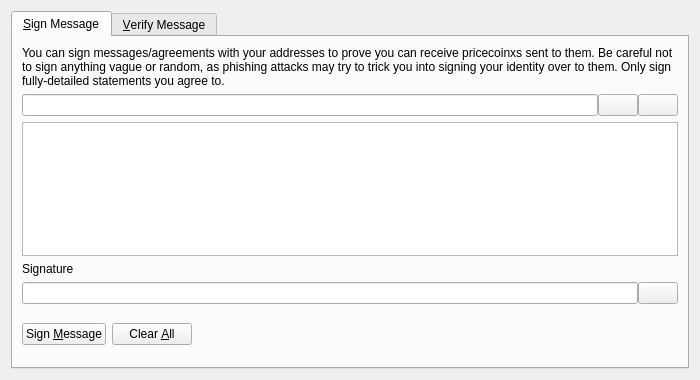
<?xml version="1.0" encoding="UTF-8"?>
<ui version="4.0">
 <class>SignVerifyMessageDialog</class>
 <widget class="QDialog" name="SignVerifyMessageDialog">
  <property name="geometry">
   <rect>
    <x>0</x>
    <y>0</y>
    <width>700</width>
    <height>380</height>
   </rect>
  </property>
  <property name="windowTitle">
   <string>Signatures - Sign / Verify a Message</string>
  </property>
  <property name="modal">
   <bool>true</bool>
  </property>
  <layout class="QVBoxLayout" name="verticalLayout">
   <item>
    <widget class="QTabWidget" name="tabWidget">
     <property name="currentIndex">
      <number>0</number>
     </property>
     <widget class="QWidget" name="tabSignMessage">
      <attribute name="title">
       <string>&amp;Sign Message</string>
      </attribute>
      <layout class="QVBoxLayout" name="verticalLayout_SM">
       <item>
        <widget class="QLabel" name="infoLabel_SM">
         <property name="text">
          <string>You can sign messages/agreements with your addresses to prove you can receive pricecoinxs sent to them. Be careful not to sign anything vague or random, as phishing attacks may try to trick you into signing your identity over to them. Only sign fully-detailed statements you agree to.</string>
         </property>
         <property name="textFormat">
          <enum>Qt::PlainText</enum>
         </property>
         <property name="wordWrap">
          <bool>true</bool>
         </property>
        </widget>
       </item>
       <item>
        <layout class="QHBoxLayout" name="horizontalLayout_1_SM">
         <property name="spacing">
          <number>0</number>
         </property>
         <item>
          <widget class="QValidatedLineEdit" name="addressIn_SM">
           <property name="toolTip">
            <string>The PricecoinX address to sign the message with</string>
           </property>
          </widget>
         </item>
         <item>
          <widget class="QPushButton" name="addressBookButton_SM">
           <property name="toolTip">
            <string>Choose previously used address</string>
           </property>
           <property name="text">
            <string/>
           </property>
           <property name="icon">
            <iconset resource="../bitcoin.qrc">
             <normaloff>:/icons/address-book</normaloff>:/icons/address-book</iconset>
           </property>
           <property name="shortcut">
            <string>Alt+A</string>
           </property>
           <property name="autoDefault">
            <bool>false</bool>
           </property>
          </widget>
         </item>
         <item>
          <widget class="QPushButton" name="pasteButton_SM">
           <property name="toolTip">
            <string>Paste address from clipboard</string>
           </property>
           <property name="text">
            <string/>
           </property>
           <property name="icon">
            <iconset resource="../bitcoin.qrc">
             <normaloff>:/icons/editpaste</normaloff>:/icons/editpaste</iconset>
           </property>
           <property name="shortcut">
            <string>Alt+P</string>
           </property>
           <property name="autoDefault">
            <bool>false</bool>
           </property>
          </widget>
         </item>
        </layout>
       </item>
       <item>
        <widget class="QPlainTextEdit" name="messageIn_SM">
         <property name="toolTip">
          <string>Enter the message you want to sign here</string>
         </property>
        </widget>
       </item>
       <item>
        <widget class="QLabel" name="signatureLabel_SM">
         <property name="text">
          <string>Signature</string>
         </property>
         <property name="textFormat">
          <enum>Qt::PlainText</enum>
         </property>
        </widget>
       </item>
       <item>
        <layout class="QHBoxLayout" name="horizontalLayout_2_SM">
         <property name="spacing">
          <number>0</number>
         </property>
         <item>
          <widget class="QLineEdit" name="signatureOut_SM">
           <property name="font">
            <font>
             <italic>true</italic>
            </font>
           </property>
           <property name="readOnly">
            <bool>true</bool>
           </property>
          </widget>
         </item>
         <item>
          <widget class="QPushButton" name="copySignatureButton_SM">
           <property name="toolTip">
            <string>Copy the current signature to the system clipboard</string>
           </property>
           <property name="text">
            <string/>
           </property>
           <property name="icon">
            <iconset resource="../bitcoin.qrc">
             <normaloff>:/icons/editcopy</normaloff>:/icons/editcopy</iconset>
           </property>
           <property name="autoDefault">
            <bool>false</bool>
           </property>
          </widget>
         </item>
        </layout>
       </item>
       <item>
        <layout class="QHBoxLayout" name="horizontalLayout_3_SM">
         <item>
          <widget class="QPushButton" name="signMessageButton_SM">
           <property name="toolTip">
            <string>Sign the message to prove you own this PricecoinX address</string>
           </property>
           <property name="text">
            <string>Sign &amp;Message</string>
           </property>
           <property name="icon">
            <iconset resource="../bitcoin.qrc">
             <normaloff>:/icons/edit</normaloff>:/icons/edit</iconset>
           </property>
           <property name="autoDefault">
            <bool>false</bool>
           </property>
          </widget>
         </item>
         <item>
          <widget class="QPushButton" name="clearButton_SM">
           <property name="toolTip">
            <string>Reset all sign message fields</string>
           </property>
           <property name="text">
            <string>Clear &amp;All</string>
           </property>
           <property name="icon">
            <iconset resource="../bitcoin.qrc">
             <normaloff>:/icons/remove</normaloff>:/icons/remove</iconset>
           </property>
           <property name="autoDefault">
            <bool>false</bool>
           </property>
          </widget>
         </item>
         <item>
          <spacer name="horizontalSpacer_1_SM">
           <property name="orientation">
            <enum>Qt::Horizontal</enum>
           </property>
           <property name="sizeHint" stdset="0">
            <size>
             <width>40</width>
             <height>48</height>
            </size>
           </property>
          </spacer>
         </item>
         <item>
          <widget class="QLabel" name="statusLabel_SM">
           <property name="font">
            <font>
             <weight>75</weight>
             <bold>true</bold>
            </font>
           </property>
           <property name="text">
            <string/>
           </property>
           <property name="wordWrap">
            <bool>true</bool>
           </property>
          </widget>
         </item>
         <item>
          <spacer name="horizontalSpacer_2_SM">
           <property name="orientation">
            <enum>Qt::Horizontal</enum>
           </property>
           <property name="sizeHint" stdset="0">
            <size>
             <width>40</width>
             <height>48</height>
            </size>
           </property>
          </spacer>
         </item>
        </layout>
       </item>
      </layout>
     </widget>
     <widget class="QWidget" name="tabVerifyMessage">
      <attribute name="title">
       <string>&amp;Verify Message</string>
      </attribute>
      <layout class="QVBoxLayout" name="verticalLayout_VM">
       <item>
        <widget class="QLabel" name="infoLabel_VM">
         <property name="text">
          <string>Enter the receiver's address, message (ensure you copy line breaks, spaces, tabs, etc. exactly) and signature below to verify the message. Be careful not to read more into the signature than what is in the signed message itself, to avoid being tricked by a man-in-the-middle attack. Note that this only proves the signing party receives with the address, it cannot prove sendership of any transaction!</string>
         </property>
         <property name="textFormat">
          <enum>Qt::PlainText</enum>
         </property>
         <property name="alignment">
          <set>Qt::AlignLeading|Qt::AlignLeft|Qt::AlignTop</set>
         </property>
         <property name="wordWrap">
          <bool>true</bool>
         </property>
        </widget>
       </item>
       <item>
        <layout class="QHBoxLayout" name="horizontalLayout_1_VM">
         <property name="spacing">
          <number>0</number>
         </property>
         <item>
          <widget class="QValidatedLineEdit" name="addressIn_VM">
           <property name="toolTip">
            <string>The PricecoinX address the message was signed with</string>
           </property>
          </widget>
         </item>
         <item>
          <widget class="QPushButton" name="addressBookButton_VM">
           <property name="toolTip">
            <string>Choose previously used address</string>
           </property>
           <property name="text">
            <string/>
           </property>
           <property name="icon">
            <iconset resource="../bitcoin.qrc">
             <normaloff>:/icons/address-book</normaloff>:/icons/address-book</iconset>
           </property>
           <property name="shortcut">
            <string>Alt+A</string>
           </property>
           <property name="autoDefault">
            <bool>false</bool>
           </property>
          </widget>
         </item>
        </layout>
       </item>
       <item>
        <widget class="QPlainTextEdit" name="messageIn_VM"/>
       </item>
       <item>
        <widget class="QValidatedLineEdit" name="signatureIn_VM"/>
       </item>
       <item>
        <layout class="QHBoxLayout" name="horizontalLayout_2_VM">
         <item>
          <widget class="QPushButton" name="verifyMessageButton_VM">
           <property name="toolTip">
            <string>Verify the message to ensure it was signed with the specified PricecoinX address</string>
           </property>
           <property name="text">
            <string>Verify &amp;Message</string>
           </property>
           <property name="icon">
            <iconset resource="../bitcoin.qrc">
             <normaloff>:/icons/transaction_0</normaloff>:/icons/transaction_0</iconset>
           </property>
           <property name="autoDefault">
            <bool>false</bool>
           </property>
          </widget>
         </item>
         <item>
          <widget class="QPushButton" name="clearButton_VM">
           <property name="toolTip">
            <string>Reset all verify message fields</string>
           </property>
           <property name="text">
            <string>Clear &amp;All</string>
           </property>
           <property name="icon">
            <iconset resource="../bitcoin.qrc">
             <normaloff>:/icons/remove</normaloff>:/icons/remove</iconset>
           </property>
           <property name="autoDefault">
            <bool>false</bool>
           </property>
          </widget>
         </item>
         <item>
          <spacer name="horizontalSpacer_1_VM">
           <property name="orientation">
            <enum>Qt::Horizontal</enum>
           </property>
           <property name="sizeHint" stdset="0">
            <size>
             <width>40</width>
             <height>48</height>
            </size>
           </property>
          </spacer>
         </item>
         <item>
          <widget class="QLabel" name="statusLabel_VM">
           <property name="font">
            <font>
             <weight>75</weight>
             <bold>true</bold>
            </font>
           </property>
           <property name="text">
            <string/>
           </property>
           <property name="wordWrap">
            <bool>true</bool>
           </property>
          </widget>
         </item>
         <item>
          <spacer name="horizontalSpacer_2_VM">
           <property name="orientation">
            <enum>Qt::Horizontal</enum>
           </property>
           <property name="sizeHint" stdset="0">
            <size>
             <width>40</width>
             <height>48</height>
            </size>
           </property>
          </spacer>
         </item>
        </layout>
       </item>
      </layout>
     </widget>
    </widget>
   </item>
  </layout>
 </widget>
 <customwidgets>
  <customwidget>
   <class>QValidatedLineEdit</class>
   <extends>QLineEdit</extends>
   <header>qvalidatedlineedit.h</header>
  </customwidget>
 </customwidgets>
 <resources>
  <include location="../bitcoin.qrc"/>
 </resources>
 <connections/>
</ui>
